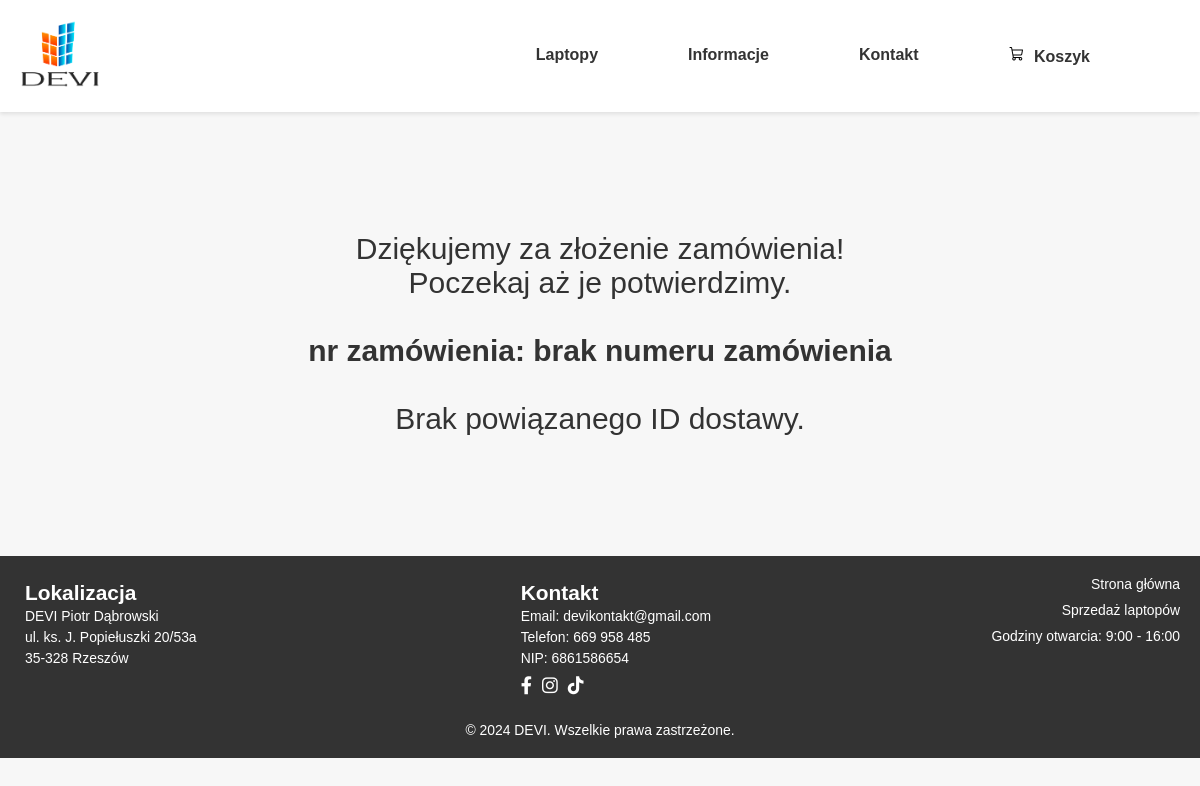
The page /DEVI_Sklep/koszyk_zamowienie/podziekowanie.php on the database as committed earlier.
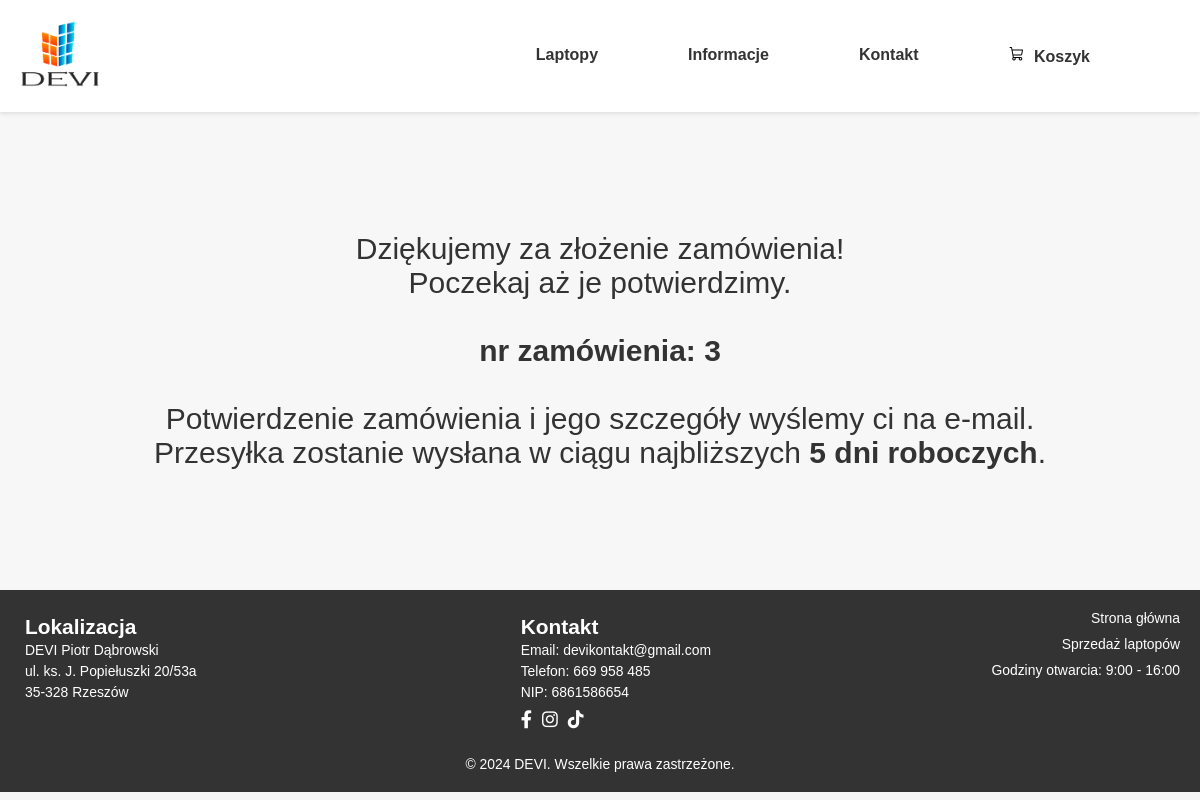
The same page on the database as committed later.
### tables this page shows
CREATE TABLE `zamowienia` (
  `id_zamowienia` int(11) NOT NULL,
  `status` varchar(50) NOT NULL,
  `id_klienta` int(11) NOT NULL,
  `data_zamowienia` datetime NOT NULL DEFAULT current_timestamp(),
  `dodatkowe_informacje` text DEFAULT NULL,
  `cena_calkowita` decimal(10,2) UNSIGNED NOT NULL,
  `id_dostawy` int(2) UNSIGNED NOT NULL
);

CREATE TABLE `dostawa` (
  `id_dostawy` int(2) UNSIGNED NOT NULL,
  `nazwa` varchar(255) NOT NULL,
  `cena_dostawy` decimal(10,2) UNSIGNED NOT NULL,
  `podziekowanie_opis` text NOT NULL
);

### DEVI_Sklep/koszyk_zamowienie/podziekowanie.php (the view, shortened to what this page needs)
<!DOCTYPE html>
<html lang="pl">
<head>
    <link rel="stylesheet" href="../css/style.css">
    <link rel="stylesheet" href="https://cdnjs.cloudflare.com/ajax/libs/font-awesome/6.0.0-beta3/css/all.min.css">
</head>
<body>
    <?php include 'header_k.php';?>
    <div class="podziekowanie">
        <?php
        include '../baza/config.php';
        $order_id = 3;
        $sql = "SELECT id_zamowienia, id_dostawy FROM zamowienia WHERE id_zamowienia = $order_id";
        $result = mysqli_query($conn, $sql);
        if ($result && mysqli_num_rows($result) > 0) {
            $row = mysqli_fetch_assoc($result);
            $id_zamowienia = $row["id_zamowienia"];
            $delivery_id = $row["id_dostawy"];
        } else {
            $id_zamowienia = "brak numeru zamówienia";
            $delivery_id = null;
        }
        if ($delivery_id) {
            $sql = "SELECT podziekowanie_opis FROM dostawa WHERE id_dostawy = $delivery_id";
            $result = mysqli_query($conn, $sql);
            if ($result && mysqli_num_rows($result) > 0) {
                $row = mysqli_fetch_assoc($result);
                $podziekowanie_opis = $row["podziekowanie_opis"];
            } else {
                $podziekowanie_opis = "Brak opisu dostawy dla ID $delivery_id";
            }
        } else {
            $podziekowanie_opis = "Brak powiązanego ID dostawy.";
        }
        ?>
        <div class="podziekowanie">
            <?php
            $text = "Dziękujemy za złożenie zamówienia!<br>Poczekaj aż je potwierdzimy.<br><br><strong>nr zamówienia: $id_zamowienia</strong><br><br>";
            $text .= $podziekowanie_opis;
            echo $text;
            ?>
        </div>
    </div>
    <?php include 'footer_k.php';?>
</body>
</html>

### DEVI_Sklep/koszyk_zamowienie/header_k.php (shortened to what this page needs)
<!DOCTYPE html>
<html lang="en">
<head>
</head>
<body>
    <header>
        <div class="container">
            <div class="logo">
                <img src="../img/devi4.png" alt="DEVI logo">
            </div>
            <nav>
                <ul>
                    <li><a href="#">Laptopy</a></li>
                    <li><a href="#">Informacje</a></li>
                    <li><a href="#">Kontakt</a></li>
                    <li><a href="#" class="cart">
                        <img src="../img/9025885_shopping_cart_icon.png" alt="Koszyk" class="cart-icon">
                        Koszyk
                    </a></li>
                </ul>
            </nav>
        </div>
    </header>

### DEVI_Sklep/koszyk_zamowienie/footer_k.php
    <footer>
        <div class="footer-content">
            <div class="footer-left">
                <div class="footer-section">
                    <h2>Lokalizacja</h2>
                    <p>DEVI Piotr Dąbrowski </p>
                    <p>ul. ks. J. Popiełuszki 20/53a</p>
                    <p>35-328 Rzeszów</p>
                </div>
                <div class="footer-section">
                    <h2>Kontakt</h2>
                    <p>Email: devikontakt@gmail.com</p>
                    <p>Telefon: 669 958 485</p>
                    <p>NIP: 6861586654</p>
                    <div class="social-icons">
                        <a href="https://www.facebook.com/devisystem/" target="_blank"><i class="fab fa-facebook-f"></i></a>
                        <a href="https://www.instagram.com/devisystem/" target="_blank"><i class="fab fa-instagram"></i></a>
                        <a href="https://www.tiktok.com/@devi2744" target="_blank"><i class="fab fa-tiktok"></i></a>
                    </div>
                </div>
            </div>
            <div class="footer-right">
                <p><a href="https://www.devisystem.pl">Strona główna</a></p>
                <p><a href="https://www.devisystemsklep.pl">Sprzedaż laptopów</a></p>
                <p>Godziny otwarcia: 9:00 - 16:00</p>
            </div>
        </div>
        <div class="footer-center">
            <p>&copy; 2024 DEVI. Wszelkie prawa zastrzeżone.</p>
        </div>
    </footer>
</body>
</html>

### DEVI_Sklep/css/style.css (style rules this page uses)
* { margin: 0; padding: 0; box-sizing: border-box; }
body { font-family: Arial, sans-serif; background-color: #f7f7f7; color: #333; }
.container { display: flex; justify-content: space-between; align-items: center; padding: 20px; }
header { background-color: #fff; box-shadow: 0 2px 4px rgba(0,0,0,0.1); z-index: 100; }
header .logo img { width: 80px; }
nav ul { list-style: none; display: flex; }
nav ul li { margin-right: 90px; }
nav ul li a { text-decoration: none; color: #333; font-weight: bold; }
.cart-icon { width: 16px; height: 16px; margin-right: 5px; }
footer { background-color: #333; color: #fff; padding: 20px; position: relative; bottom: 0; width: 100%; font-size: 0.870em; }
.footer-content { display: flex; justify-content: space-between; align-items: flex-start; flex-wrap: wrap; max-width: 1200px; margin: 0 auto; }
.footer-left { display: flex; flex-direction: row; justify-content: space-between; width: 60%; }
.footer-section { margin: 5px; }
.footer-section h2 { margin-bottom: 3px; }
.footer-section p { margin-bottom: 5px; }
.social-icons { display: flex; justify-content: flex-start; align-items: center; margin-top: 10px; }
.social-icons a { color: #fff; margin-right: 10px; font-size: 18px; }
.footer-right { text-align: right; width: 30%; }
.footer-right p { margin-bottom: 10px; }
.footer-center { text-align: center; width: 100%; margin-top: 20px; }
footer a { color: #fff; text-decoration: none; }
.podziekowanie { font-size: 30px; text-align: center; padding: 60px; }

Rows that differ between the two databases and show on the page:
added zamowienia: id_zamowienia "3"
added dostawa: podziekowanie_opis "Potwierdzenie zamówienia i jego szczegóły wyślemy ci na e-mail. Przesyłka zostanie wysłana w ciągu najbliższych 5 dni roboczych ."
Other text that changed with them:
$id_zamowienia: "brak numeru zamówienia" → (not shown)
$text: "Brak powiązanego ID dostawy." → (not shown)
